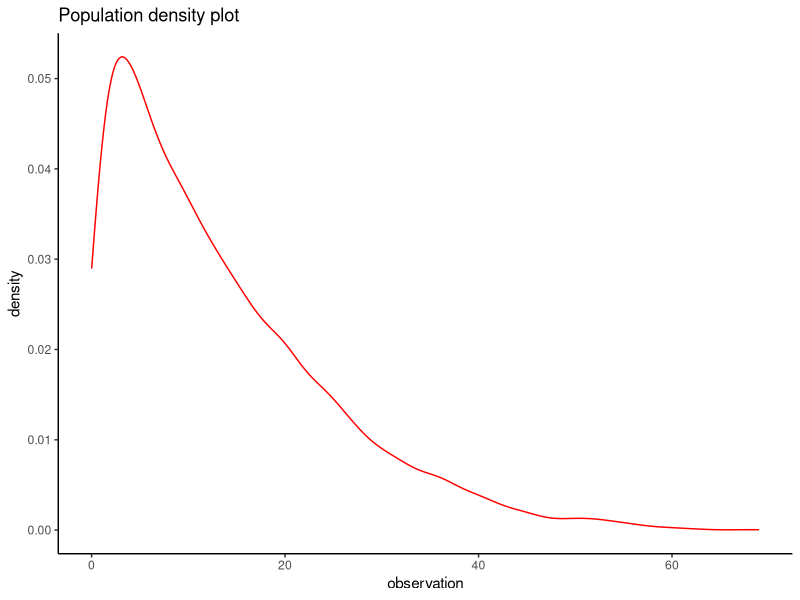
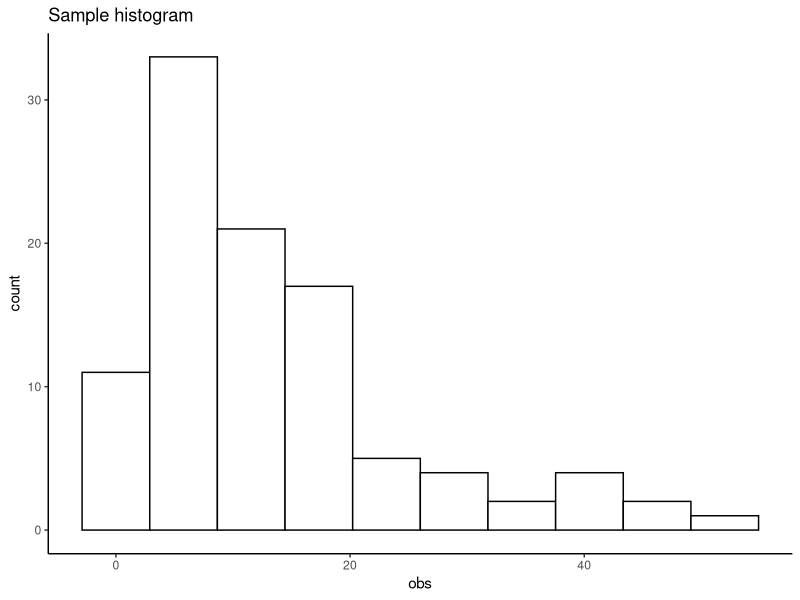
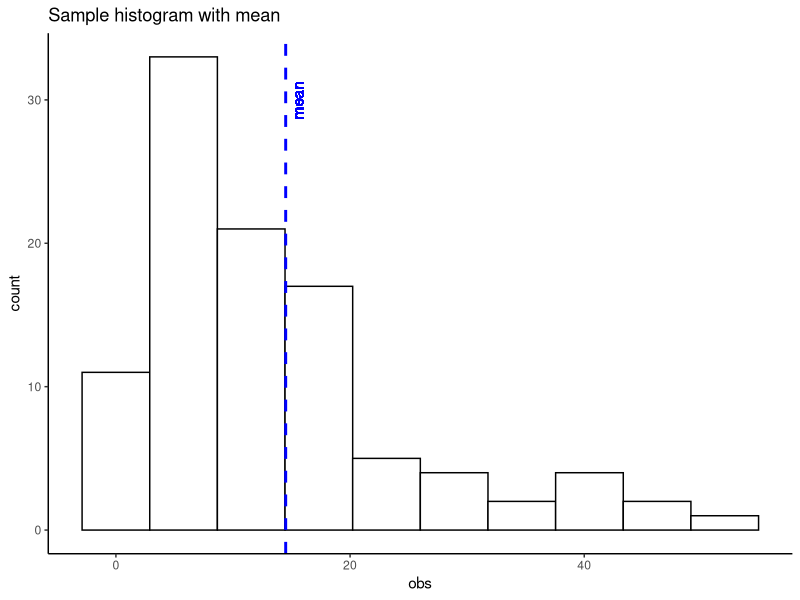
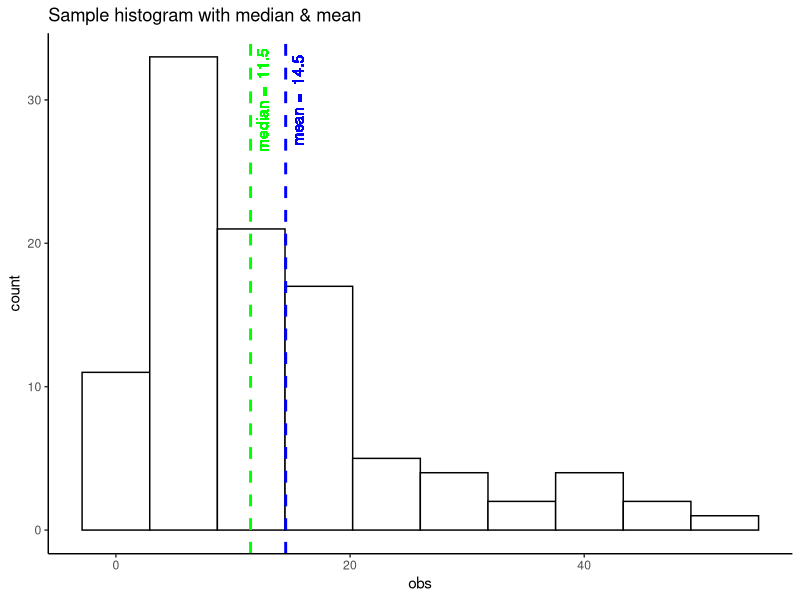
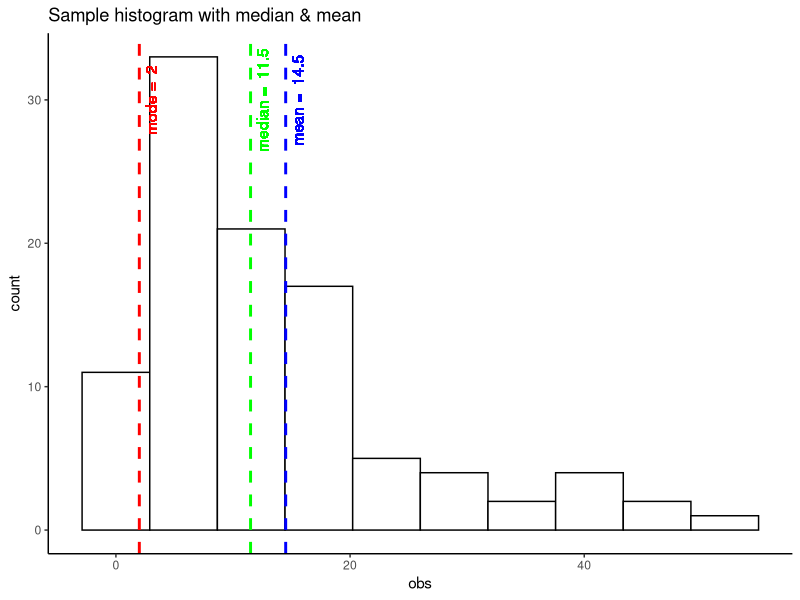
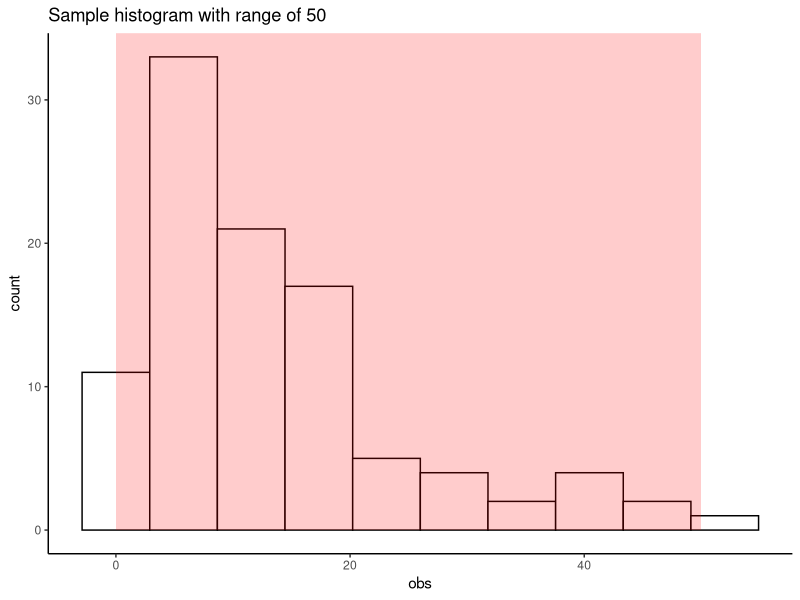
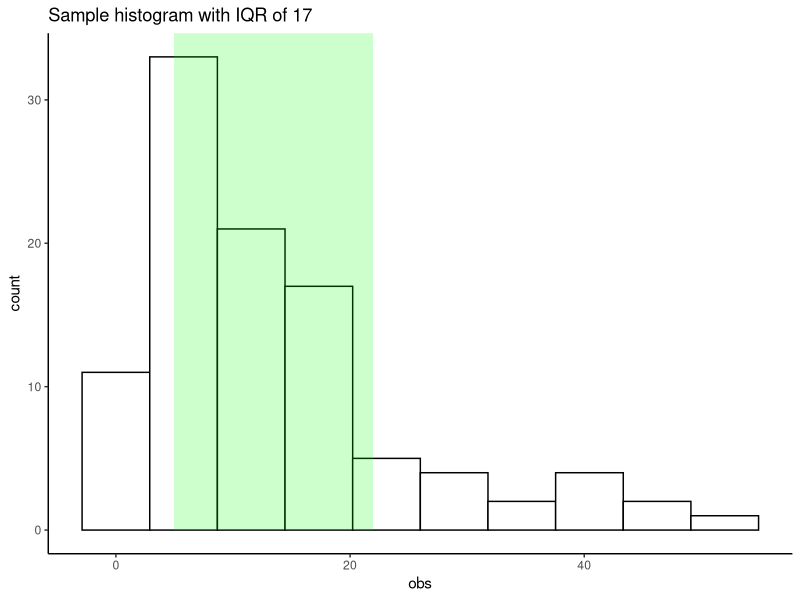

Here is the R script that generated these plots, in order:
## ---- chunk 1
knitr::opts_chunk$set(echo = FALSE)

## ---- chunk 2
# set seed for random variables
set.seed(321)

# libraries
library(ggplot2)

# plot density function
pop <- data.frame(observation =rbeta(10000,1,5) * 80)

ggplot(pop, aes( x = observation )) + 
  geom_density(color = "red") +
  labs(title = "Population density plot") +
  theme_classic()

## ---- chunk 3
set.seed(321)
sample <- data.frame(obs = round(rbeta(100,1,5) * 80, 0))

# ploting histogram for sample and density plot

sample_plot <- ggplot(sample, aes(x = obs )) +
  geom_histogram( bins = 10, colour = "black", fill = "white" ) +
  theme_classic() 

sample_plot + labs(title = "Sample histogram")

## ---- chunk 4
# calculates the centrality measures for our sample data
measures <- summary(round(rbeta(100,1,5) * 80, 0))

mean <- as.numeric(measures["Mean"])
median <- as.numeric(measures["Median"])

# base R has no function for mode

Mode <- function(x) {
  ux <- unique(x)
  ux[which.max(tabulate(match(x, ux)))]
}

mode <- Mode(round(rbeta(100,1,5) * 80, 0))

## ---- chunk 5
sample_plot +
  labs(title =  "Sample histogram with mean" ) +
  geom_vline(aes(xintercept = mean), color = "blue", linetype = "dashed", size = 1) +
  geom_text(aes(x = mean +1  ), label="mean", y = 30, angle = 90, colour = "blue")

## ---- chunk 6

sample_plot +
  labs(title =  "Sample histogram with median & mean" ) +
  geom_vline(aes(xintercept = mean), color = "blue", linetype = "dashed", size = 1) +
  geom_text(aes(x = mean + 1 ), label=paste("mean = ", mean) , y = 30, angle = 90, colour = "blue") +
  geom_vline(aes(xintercept = median), color = "green", linetype = "dashed", size = 1) +
  geom_text(aes(x = median + 1 ), label = paste("median = ", median) , y = 30, angle = 90, colour = "green")

## ---- chunk 7

sample_plot +
  labs(title =  "Sample histogram with median & mean" ) +
  geom_vline(aes(xintercept = mean), color = "blue", linetype = "dashed", size = 1) +
  geom_text(aes(x = mean + 1 ), label=paste("mean = ", mean) , y = 30, angle = 90, colour = "blue") +
  geom_vline(aes(xintercept = median), color = "green", linetype = "dashed", size = 1) +
  geom_text(aes(x = median + 1 ), label = paste("median = ", median) , y = 30, angle = 90, colour = "green") +
  geom_vline(aes(xintercept = mode), color = "red", linetype = "dashed", size = 1) +
  geom_text(aes(x = mode + 1 ), label = paste("mode = ", mode) , y = 30, angle = 90, colour = "red")

## ---- chunk 8
min <- as.numeric(measures["Min."])
max <- as.numeric(measures["Max."])
range <- max - min
Q1 <- as.numeric(measures["1st Qu."])
Q3 <- as.numeric(measures["3rd Qu."])
IQR <- Q3 - Q1
sd <- sd(round(rbeta(100,1,5) * 80, 0))
var <- sd ^2

## ---- chunk 9
sample_plot +
  labs(title =  paste("Sample histogram with range of", range) ) +
  annotate("rect",xmin = min, xmax = max, ymin = 0, ymax = Inf, fill = "red", alpha = 0.2)
## ---- chunk 10
sample_plot +
  labs(title =  paste("Sample histogram with IQR of", IQR) ) +
  annotate("rect",xmin = Q1, xmax = Q3, ymin = 0, ymax = Inf, fill = "green", alpha = 0.2)
